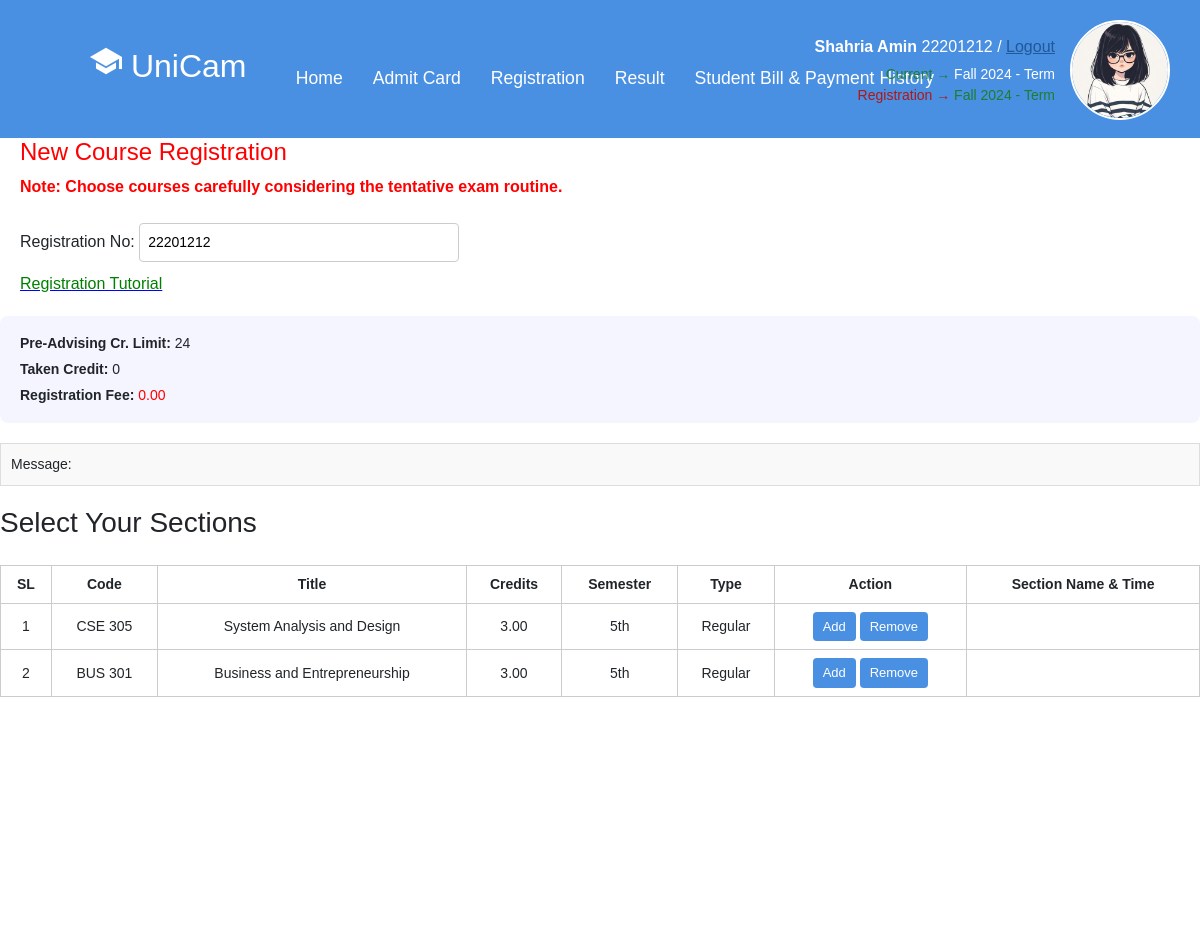
Before: /register-courses/22201212/ (upper part) with the older database file.
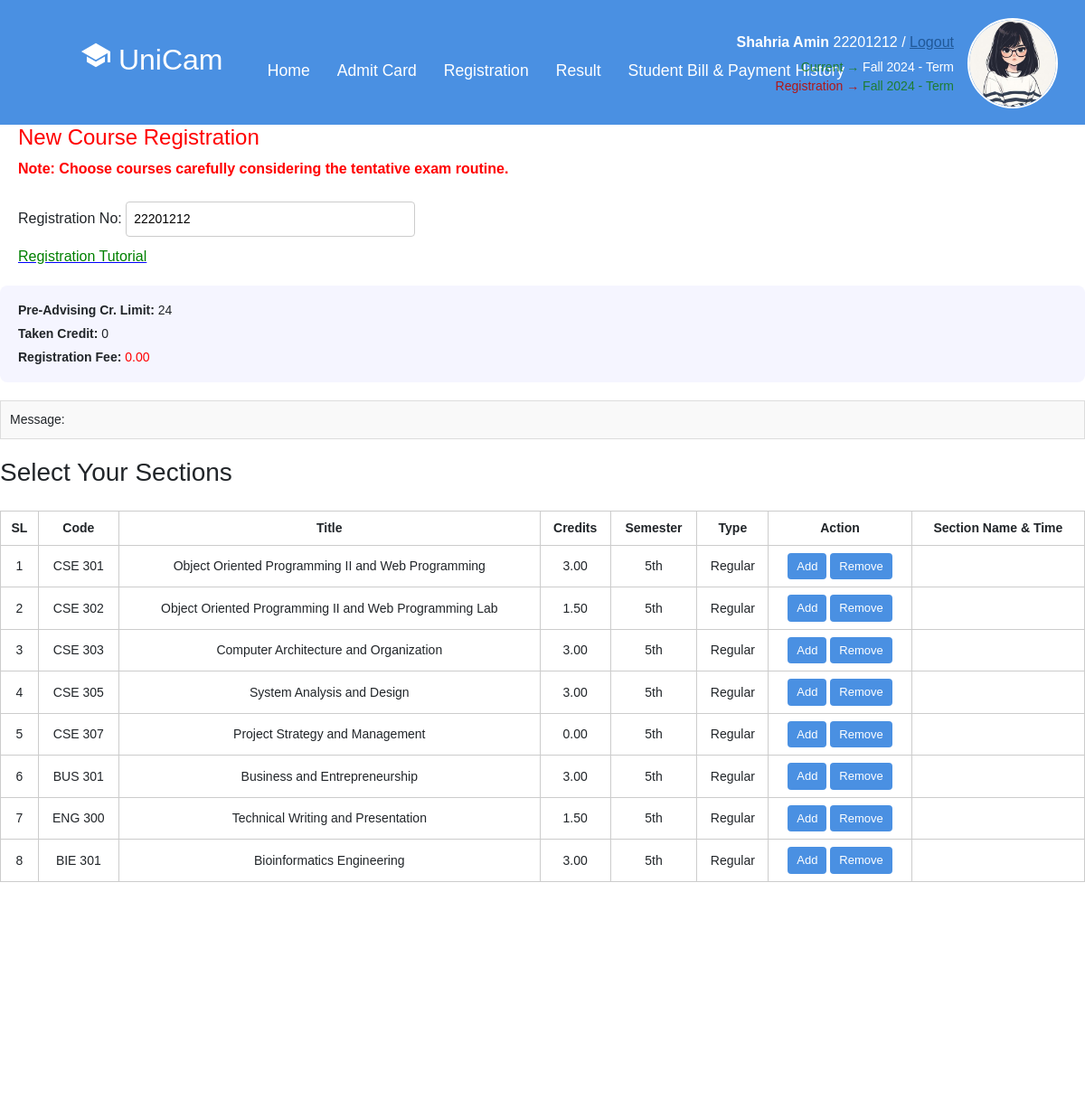
After: the same page with the newer database file.
### app1/models.py (models this page shows, shortened)
class StudentInfo(models.Model):
    sroll = models.ForeignKey(Student, on_delete=models.CASCADE)
    sname = models.CharField(max_length=100)
    fathername = models.CharField(max_length=100)
    mothername = models.CharField(max_length=100)
    program = models.CharField(max_length=100)
    gender = models.CharField(max_length=100)
    phone = models.CharField(max_length=100)
    guardianphone = models.CharField(max_length=100)
    session = models.CharField(max_length=100)
    nationality = models.CharField(max_length=100)
    dob = models.CharField(max_length=100)
    email = models.EmailField()
    pic = models.ImageField(upload_to='student_pics/', null=True, blank=True)

class Student(models.Model):
    id = models.CharField(primary_key=True, max_length=100)
    def __str__(self):
        return self.id

class CourseRegister(models.Model):
    studentid = models.ForeignKey(Student, on_delete=models.CASCADE)
    code = models.CharField(max_length=10, null=True, blank=True)
    title = models.CharField(max_length=100, null=True, blank=True)
    credits = models.DecimalField(max_digits=4, decimal_places=2, null=True, blank=True)
    semester = models.CharField(max_length=10, null=True, blank=True)
    type = models.CharField(max_length=10, null=True, blank=True)
    section = models.CharField(
        max_length=20,
        choices=[('Remove', 'Remove'), ('Add', 'Add')]
    )
    section_name_time = models.CharField(max_length=100, blank=True, null=True)

### app1/views.py (the view)
# urls.py: path('register-courses/<int:id>/', views.course_register_page, name='register_courses'),
def course_register_page(request, id):
    student = get_object_or_404(Student, pk=id)
    infos = StudentInfo.objects.filter(sroll=student)
    registers = CourseRegister.objects.filter(studentid=student)
    context = {
        'student': student,
        'infos': infos,
        'registers': registers
    }
    return render(request, 'course_register.html', context=context)

### templates/course_register.html (shortened to what this page needs)
{% extends "base.html" %}
{% block content %}
<div class="content">
  <h2>New Course Registration</h2>
  <p class="note">Note: Choose courses carefully considering the tentative exam routine.</p>
  <div style="margin-top: 10px; padding: 0px 20px;">
    <label for="regNo">Registration No:</label>
    <input type="text" id="regNo" value="{{ student.id }}" readonly />
  </div>
  <div style="margin-top: 10px; padding: 0px 20px;">
    <a href="https://www.youtube.com/shorts/NU44H49f7I8" target="_blank" style="color: blue; text-decoration: underline; font-size: 16px;">
      <p style="color: green; margin-top: 8px;">Registration Tutorial</p>
    </a>
  </div>
  <div class="student-info">
    <p><strong>Pre-Advising Cr. Limit:</strong> 24</p>
    <p><strong>Taken Credit:</strong> <span id="takenCredit">0</span></p>
    <p><strong>Registration Fee:</strong> <span style="color: red;">0.00</span></p>
  </div>
  <div class="message">Message:</div>
  <h3 style="margin-top: 20px;">Select Your Sections</h3>
  <table>
    <thead>
      <tr>
        <th>SL</th>
        <th>Code</th>
        <th>Title</th>
        <th>Credits</th>
        <th>Semester</th>
        <th>Type</th>
        <th>Action</th>
        <th>Section Name & Time</th>
      </tr>
    </thead>
    <tbody>
      {% for register in registers %}
      <tr>
        <td>{{ forloop.counter }}</td>
        <td>{{ register.code }}</td>
        <td>{{ register.title }}</td>
        <td>{{ register.credits }}</td>
        <td>{{ register.semester }}</td>
        <td>{{ register.type }}</td>
        <td>
          <button class="load-button" onclick="showTime(this, '{{ register.section_name_time }}')">Add</button>
          <button class="load-button" onclick="showNope(this)">Remove</button>
        </td>
        <td class="result-cell"></td>
      </tr>
      {% empty %}
      <tr>
        <td colspan="8">No courses found.</td>
      </tr>
      {% endfor %}
    </tbody>
  </table>
</div>
{% endblock %}

### templates/base.html (shortened to what this page needs)
{% load static %}
<!DOCTYPE html>
<html lang="en">
<head>
  <link href="https://cdn.jsdelivr.net/npm/bootstrap@5.3.3/dist/css/bootstrap.min.css" rel="stylesheet"
>
  <link rel="stylesheet" href="https://cdn.jsdelivr.net/npm/bootstrap-icons@1.10.5/font/bootstrap-icons.css">
</head>
<body>
<header class="header">
  <div class="logo-title">
    <h2 class="logo"><ion-icon name="school-sharp"></ion-icon> UniCam</h2>
  </div>
  <nav class="navigation">
        <a href="{% url 'home' %}" class="active">Home</a>
          {% for info in infos %}
              <a href="{% url 'admitcard_page' info.sroll.pk %}">Admit Card</a>
          {% endfor %}
          {% for info in infos %}
            <a href="{% url 'register_courses' info.sroll.pk %}">Registration</a>
          {% endfor %}
        {% for info in infos %}
        <a href="{% url 'result' info.sroll.pk %}">Result</a>
        {% endfor %}
        {% for info in infos %}
        <a href="{% url 'payment' info.sroll.pk %}">Student Bill & Payment History</a>
        {% endfor %}
  </nav>
  <div class="user-panel" style="display: flex; align-items: center;">
    <div class="user-info">
      {% for info in infos %}
      <p><strong>{{ info.sname }}</strong> {{info.sroll}} /
        <a href="{% url 'logout' %}" style="color: #205898;">Logout</a>
      </p>
      <p class="status">
        <span class="green">Current →</span> Fall 2024 - Term<br />
        <span class="red">Registration →</span>
        <span class="green">{{info.session}} - Term</span>{% endfor %}
      </p>
    </div>
    {% for info in infos %}
      {% if info.pic %}
        <img src="{{ info.pic.url }}" alt="Student Picture"
             style="height: 100px; width: 100px;" />
      {% endif %}
    {% endfor %}
  </div>
</header>
{% block content %}
{% endblock content %}
</div><br><br><br><br><br><br><br><br><br><br><br><br><br><br><br>
</body>
</html>

### templates/base.html (style rules this page uses)
html { scroll-behavior: smooth; }
.user-panel { position: absolute; right: 30px; top: 20px; display: flex; flex-direction: row; align-items: center; gap: 15px; }
.user-info p { margin: 0; color: white; text-align: right; }
.user-info .status { font-size: 14px; margin-top: 5px; }
.status .green { color: #187a18de; }
.status .red { color: #b01717; }
.user-panel img { height: 80px; width: 80px; object-fit: cover; border-radius: 50%; border: 2px solid white; }
body { font-family: Arial, sans-serif; margin: 0; background: white; }
.header { display: flex; align-items: center; padding: 45px; background-color: #4A90E2; position: relative; }
.logo-title { display: flex; align-items: center; margin-left: 25px; }
.logo { font-size: 2em; color: #fff; user-select: none; margin-right: 10px; }
.navigation { display: flex; align-items: center; margin-left: auto; margin-right: 45px; position: absolute; left: 50%; transform: translateX(-50%); top: 25px; display: flex; }
.navigation a { position: relative; font-size: 1.1em; color: #fff; text-decoration: none; font-weight: 500; margin-left: 30px; padding-top: 40px; display: inline-block; white-space: nowrap; }
.navigation a::after { content: ''; position: absolute; left: 0; bottom: -6px; width: 100%; height: 3px; background: #fff; border-radius: 5px; transform-origin: right; transform: scaleX(0); transition: transform .5s; }
img { width: 100%; height: 500px; object-fit: cover; }

### templates/course_register.html (style rules this page uses)
h2 { padding: 0px 20px; color: red; font-size: 24px; }
.note { padding: 0px 20px; color: red; font-weight: bold; font-size: 16px; }
input[type="text"] { padding: 0px 20px; width: 320px; padding: 8px; margin-right: 8px; margin-top: 8px; border: 1px solid #ccc; border-radius: 4px; font-size: 14px; }
button, .btn { padding: 6px 10px; border: 1px solid #333; border-radius: 4px; background-color: #fff; cursor: pointer; font-size: 14px; }
table { padding: 0px 20px; width: 100%; border-collapse: collapse; margin-top: 25px; }
table, th, td { border: 1px solid #ccc; }
th, td { padding: 8px; text-align: center; font-size: 14px; }
.message { background-color: #f9f9f9; border: 1px solid #ddd; padding: 10px; margin-top: 20px; font-size: 14px; }
.student-info { background-color: #f5f5ff; padding: 12px 20px; border-radius: 8px; margin-top: 20px; font-size: 14px; }
.student-info p { margin: 5px 0; }
.load-button { background-color: #4A90E2; color: white; border: none; padding: 5px 10px; font-size: 13px; border-radius: 4px; cursor: pointer; }

Changed rows visible on the page:
added CourseRegister: code "CSE 301", title "Object Oriented Programming II and Web Programming", credits "3.00", semester "5th", type "Regular"
added CourseRegister: code "CSE 302", title "Object Oriented Programming II and Web Programming Lab", credits "1.50", semester "5th", type "Regular"
added CourseRegister: code "CSE 303", title "Computer Architecture and Organization", credits "3.00", semester "5th", type "Regular"
added CourseRegister: code "CSE 307", title "Project Strategy and Management", credits "0.00", semester "5th", type "Regular"
added CourseRegister: code "ENG 300", title "Technical Writing and Presentation", credits "1.50", semester "5th", type "Regular"
added CourseRegister: code "BIE 301", title "Bioinformatics Engineering", credits "3.00", semester "5th", type "Regular"
